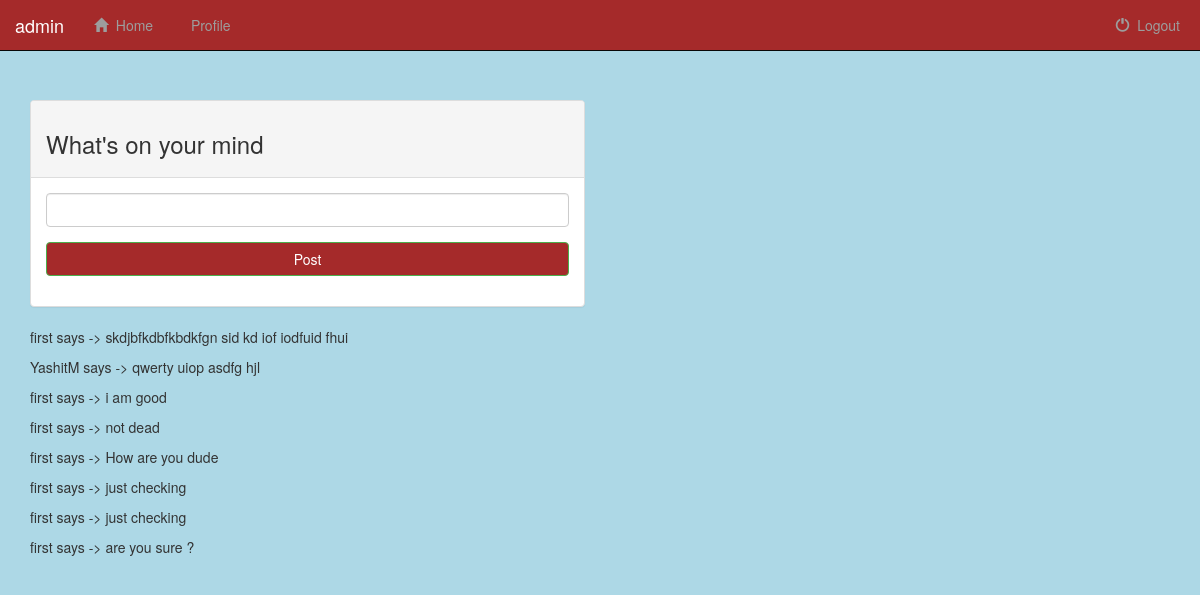
The app's page / (signed in) with its own data.
### Website/models.py (models this page shows, shortened)
class Post(models.Model):
    user = models.ForeignKey(User, on_delete=models.CASCADE, related_name="user_posts")
    date = models.DateField(default=datetime.date.today)
    content = models.TextField()
    like_count = models.IntegerField(default=0)
    time = models.TimeField(default=datetime.datetime.now)

### Website/views.py (the view)
# urls.py: url(r'^$', views.index, name='index'),
def index(request):
    registration_form = Regform
    post_form = PostForm
    if request.user.is_authenticated:
        posts = Post.objects.all()
        return render(request, 'Website/index.html', {'posts': posts, 'post_form': post_form})
    return render(request, 'Website/index.html', {'reg_form': registration_form})

### Website/templates/Website/index.html (shortened to what this page needs)
{% extends 'Website/base.html' %}
{% block content %}
{% if user.is_authenticated %}
    <div class="container">
        <div class='row'>
        	<div class='col-sm-6'>
                <div class="panel panel-default">
        			<div class='panel-heading'>
        				<h3>What's on your mind</h3>
        			</div>
        			<div class="panel-body">
        				<form method="post" action="/post/" role="form" id="user_post_form" name='postform'>
							<div class='form-group'>
								<input type="text" name="post_content" class="form-control">
							</div>
							<div class="form-group">
			              		<button type="submit" class="btn btn-success btn-block">Post</button>
			            	</div>
						</form>
					</div>
        		</div>
        	</div>
        </div>
        <div class='row'>
        	<div class='col-sm-6'>
        		{% for post in posts %}
                        <p> {{ post.user.username }} says -> {{ post.content }} </p>
        		{% endfor %}
        	</div>
        </div>
    </div>
{% endif %}
{% endblock %}

### Website/templates/Website/base.html (shortened to what this page needs)
{% load staticfiles %}
<!DOCTYPE html>
<html>
<head>
    <link rel="stylesheet" href="https://maxcdn.bootstrapcdn.com/bootstrap/3.3.7/css/bootstrap.min.css">
    <link rel="stylesheet" type="text/css" href="{% static 'Website/css/stylesheet.css' %}">
</head>
<body>
    <div class='container-fluid' id='navbarhome'>
        <nav class='navbar navbar-inverse navbar-fixed-top'>
            <div class='navbar-header'>
                {% if user.is_authenticated %}
                    <a class='navbar-brand' href='{% url "index" %}'>{{user.username}}</a>
                {% else %}
                    <a class='navbar-brand' href='{% url "index" %}'>TheSN</a>
                {% endif %}
            </div>
            <div class='collapse navbar-collapse' id='topnavbar'>
                <ul class='nav navbar-nav'>
                    {% if user.is_authenticated %}
                    <li>
                        <a href='{% url "index" %}'>
                            <span class='glyphicon glyphicon-home' aria-hidden='true'></span>&nbsp;
                            Home
                        </a>
                    </li>
                    <li>
                        <a href='{% url "show_profile" %}'>
                            &nbsp;
                            Profile
                        </a>
                    </li>
                    {% endif %}
                </ul>
                    {% if user.is_authenticated %}
                    <ul class='nav navbar-nav navbar-right'>
                        <li id='logout'>
                            <a href='{% url "logout"%}?next={{request.path}}'>
                                <span class='glyphicon glyphicon-off' aria-hidden='true'></span>&nbsp;
                                Logout
                            </a>
                        </li>
                    </ul>
                    {% endif %}
            </div>
        </nav>
    </div>
{% block content %}
{% endblock %}
</body>
</html>

### Website/static/Website/css/stylesheet.css (style rules this page uses)
body { background-color: lightblue; }
#navbarhome { padding-bottom: 100px; }
.btn-success { background-color: brown; }
.navbar-inverse { background-color: brown; }
#logout { margin-right: 20px; }

### records on screen
Post: user.username "first", content "skdjbfkdbfkbdkfgn sid kd iof iodfuid fhui"
Post: user.username "YashitM", content "qwerty uiop asdfg hjl"
Post: user.username "first", content "i am good"
Post: user.username "first", content "not dead"
Post: user.username "first", content "How are you dude"
Post: user.username "first", content "just checking"
Post: user.username "first", content "just checking"
Post: user.username "first", content "are you sure ?"

### other values on screen
{{ user.username }} "admin"
